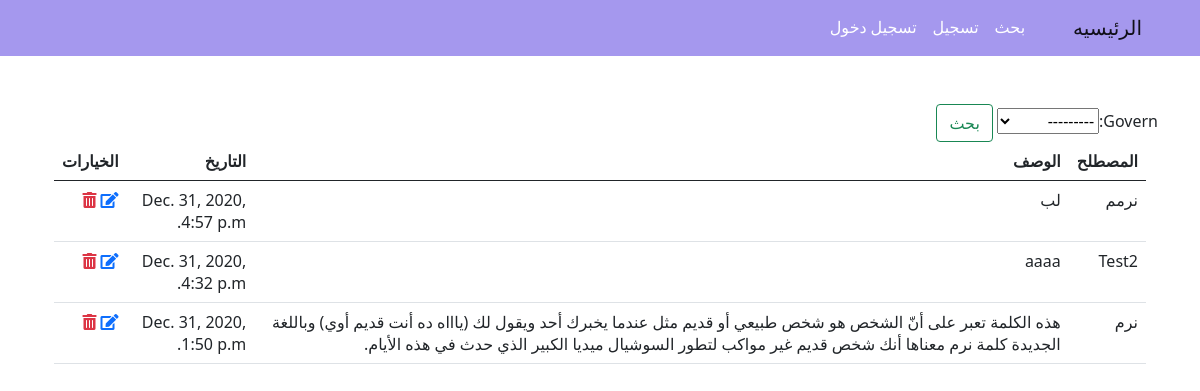
The page /search on the database as committed earlier.
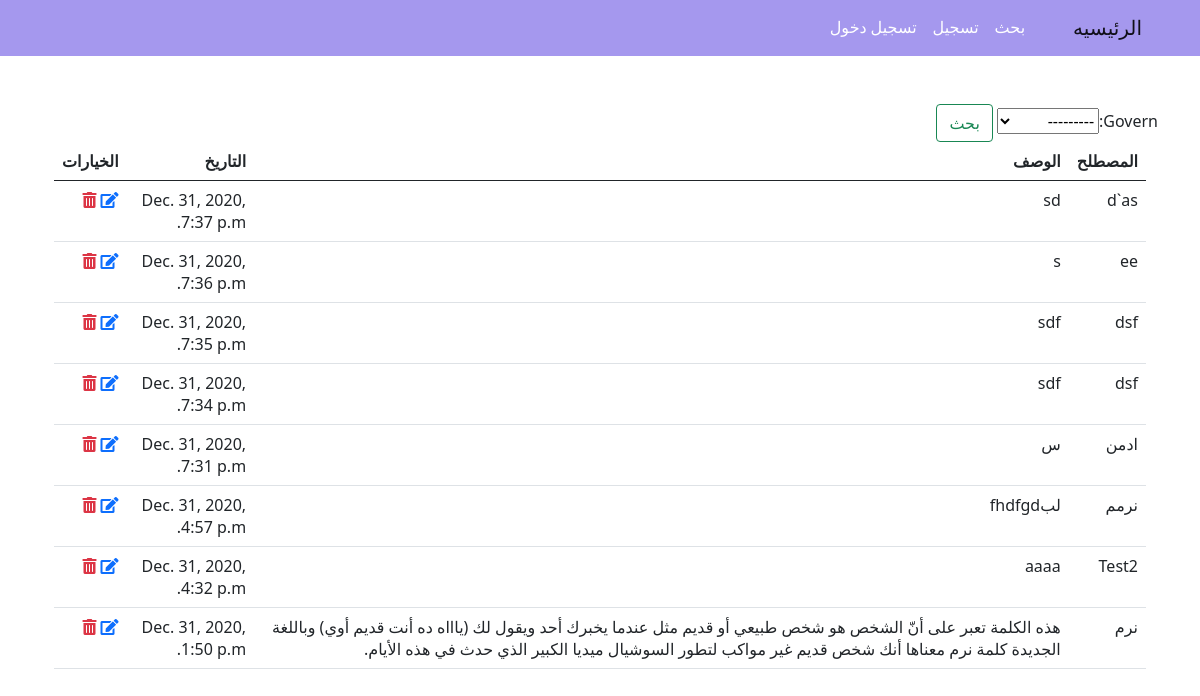
The same page on the database as committed later.
### main/models.py (models this page shows, shortened)
class Post(models.Model):
    title = models.CharField(max_length=50)
    content = models.TextField(default=' ')
    govern = models.CharField(max_length=50,choices=GOVERNS)
    date = models.DateTimeField(default=timezone.now)
    active = models.BooleanField(default=False)
    user = models.ForeignKey(User,on_delete=CASCADE)
    class Meta:
        ordering = ('-date',)

### main/views.py (the view)
# urls.py: path('search',views.filters,name='filter'),
def filters(request):
    orders = Post.objects.all()
    number_orders = orders.count()
    searchFilter = OrderFilter(request.GET , queryset=orders)
    orders = searchFilter.qs
    context = {'myFilter': searchFilter ,'orders': orders,'number_orders': number_orders }
    return render(request,"exprs.html",context)

### main/templates/exprs.html
{% extends 'base.html' %}
{% block content %}
<div class="container pt-5 pb-5">
  <div class="row">
    <div class="col-sm">
    <form class="form-inline my-2 my-lg-0" method="GET">
     {{myFilter.form}}
      <button class="btn btn-outline-success my-2 my-sm-0" type="submit">بحث</button>
    </form>
    </div>
  </div>
  <div class="container">
<table class="table">
  <thead class="thead-dark">
    <tr>
      <th scope="col">المصطلح</th>
      <th scope="col">الوصف</th>
      <th scope="col">التاريخ</th>
       <th scope="col">الخيارات</th>
    </tr>
  </thead>
  <tbody>
   {% for item in orders  %}
    <tr>
      <td>{{item.title}}</td>
      <td>{{item.content}}</td>
      <td>{{item.date}}</td>
       <td>
       <a href="{% url 'update' item.id%}"><i class="fas fa-edit"></i></a>
       <a class="text-danger" href="{% url 'delete' item.id %}"><i class="fas fa-trash-alt"></i></a>
       </td>
       </tr>
      {% endfor %}
  </tbody>
</table>
</div>
</div>
    {% endblock content %}

### main/templates/base.html (shortened to what this page needs)
{% load static %}
<html dir="rtl" lang="ar">
  <head>
    <link rel="stylesheet" href="https://pro.fontawesome.com/releases/v5.10.0/css/all.css"/>
    <link rel="stylesheet" href="{% static 'css/main.css' %}">
    <link rel="stylesheet" href="{% static 'css/bootstrap.min.css' %}">
  </head>
<body>
<nav class="navbar navbar-expand-lg navbar-light bg-light navvv">
  <div class="container">
    <a class="navbar-brand" href="{% url 'home' %}">الرئيسيه</a>
    <div class="collapse navbar-collapse" id="navbarNav">
      <ul class="navbar-nav">
        <li class="nav-item">
          <a class="nav-link" href="{% url 'filter' %}">بحث</a>
        </li>
      {% if user.is_authenticated %}
        <li class="nav-item">
          <a class="nav-link" href="{% url 'add' %}">اضافة مصطلح</a>
        </li>
        <li class="nav-item">
          <a class="nav-link" href="{% url 'profile' %}">مصطلحاتك</a>
        </li>
        <li class="nav-item">
          <a class="nav-link" href="{% url 'logout' %}">خروج</a>
        </li>
        {% else %}
        <li class="nav-item">
          <a class="nav-link" href="{% url 'register' %}">تسجيل</a>
        </li>
        <li class="nav-item">
          <a class="nav-link" href="{% url 'login' %}">تسجيل دخول</a>
        </li>
        {% endif %}
      </ul>
    </div>
  </div>
</nav>
  {% block content %}
  {% endblock content %}
</html>

### main/static/css/main.css (style rules this page uses)
* { box-sizing: border-box; }
input, button { font-family: 'Tajawal', sans-serif; }
.navbar { background-color: #a598ee; }
#navbarNav > ul > li > a { color: #fff; }
.nav-link,.navbar-brand { font-family: 'Tajawal', sans-serif; }

Rows that differ between the two databases and show on the page:
added Post: title "d`as", content "sd", date "Dec. 31, 2020, 7:37 p.m."
added Post: title "ee", content "s", date "Dec. 31, 2020, 7:36 p.m."
added Post: title "dsf", content "sdf", date "Dec. 31, 2020, 7:35 p.m."
added Post: title "dsf", content "sdf", date "Dec. 31, 2020, 7:34 p.m."
added Post: title "ادمن", content "س", date "Dec. 31, 2020, 7:31 p.m."
changed Post "نرمم": content "لب" → "لبfhdfgd"
